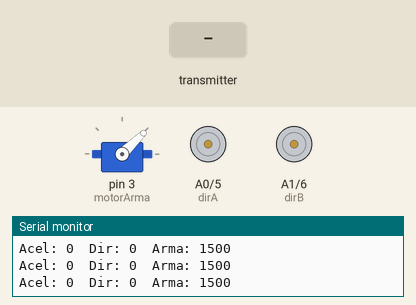
Simulated run of this sketch. Board: Arduino Leonardo, built with avr-gcc and run on an emulated ATmega32U4. Shown: servo, direction and speed pins drawn as motors (green arrow = direction pin HIGH = forward, orange = LOW = backward, longer = more drive), the last lines printed to the serial monitor. The inputs (shaded band) are chosen by the test bench.

Above: at 1.4 s.
1.5 s: the transmitter starts sending readChannel.2 = 1000
3.0 s: the transmitter starts sending readChannel.3 = 2000
At 4.2 s:
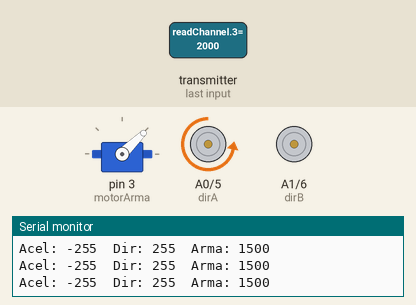
4.5 s: the transmitter starts sending readChannel.4 = 2000
At 5.7 s:
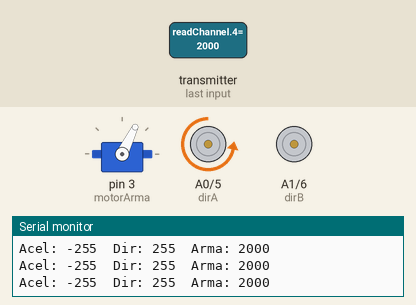
6.0 s: the transmitter starts sending readChannel.3 = 1000
At 6.5 s:
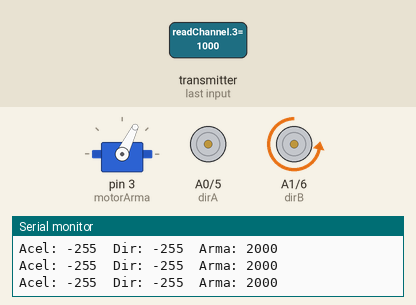
7.6 s: the transmitter starts sending readChannel.3 = 1250
At 8.9 s:
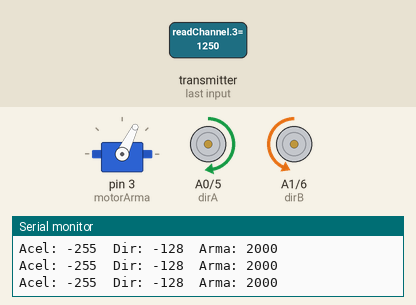
10.6 s: the transmitter starts sending readChannel.3 = 1500
At 11.0 s:
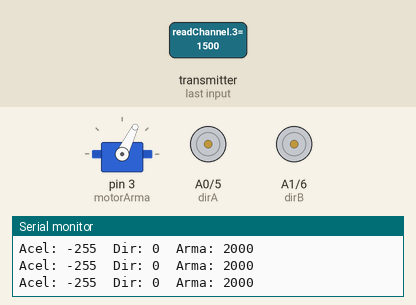
Timing chart, 0 to 15.1 s (numbered marks = the images above; inputs shaded):
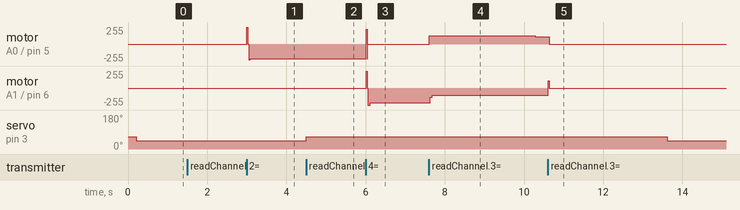

The sketch:

programa_robo.ino
```cpp
#include <IBusBM.h>
#include <Servo.h>

IBusBM IBus;

unsigned long lastChangeTime = 0;
bool failsafe = false;

int last_acel = 0;
int last_dir = 0;
int last_arma = 0;

int tempoFailSafe = 3000;

Servo esc;
const int motorArma = 3;
const int velocidadeMinima = 1000;

// Motor A
int pwmA = 5;
int dirA = A0;

// Motor B
int pwmB = 6;
int dirB = A1;

void ativaArma(int velocidadeArma = velocidadeMinima);
void desativaArma();

void moverFrente(int velocidade);
void moverTras(int velocidade);
void virarEsquerda(int velocidade);
void virarDireita(int velocidade);
void parar();

void setup() {
  Serial.begin(115200);

  pinMode(pwmA, OUTPUT);
  pinMode(dirA, OUTPUT);

  pinMode(pwmB, OUTPUT);
  pinMode(dirB, OUTPUT);

  parar();
  esc.attach(motorArma);
  esc.writeMicroseconds(1200);
  delay(200);
  esc.writeMicroseconds(0);

  IBus.begin(Serial1);
  Serial.println("Inicializacao completa");
  parar();
  lastChangeTime = millis();
}

// Mapeia canal iBUS (1000-2000) para valor entre -255 e 255 com zona morta
int mapChannelToPWM(uint16_t val) {
  int pwm = map(val, 1000, 2000, -255, 255);
  if (abs(pwm) < 20) pwm = 0;  // zona morta
  pwm = pwm > 255 ? 255 : pwm;
  return pwm;
}

void loop() {
  parar();
  IBus.loop();

  int acel = mapChannelToPWM(IBus.readChannel(2));  // aceleração -255 a 255
  int dir = mapChannelToPWM(IBus.readChannel(3));   // direção -255 a 255
  uint16_t canalArma = IBus.readChannel(4);

  if (acel < -300) {
    parar();
    return;
  }


  //**************************** FAIL SAFE ****************************************
  // Verifica se houve alguma mudança
  if (acel != last_acel || dir != last_dir || canalArma != last_arma) {
    last_acel = acel;
    last_dir = dir;
    last_arma = canalArma;
    lastChangeTime = millis();
    failsafe = false;
  } else {
    // Se nada mudou em 500 ms → FAILSAFE
    if (millis() - lastChangeTime > tempoFailSafe) {
      failsafe = true;
    }
  }

  // Fail-safe ativo → parar tudo
  if (failsafe) {
    parar();
    desativaArma();
    Serial.println("⚠️ FAILSAFE — sem sinal!");
    delay(50);
    return;
  }
  // ****************************************************************


  //Positivar a velocidade
  int velocidade = acel < 0 ? acel * -1 : acel;

  if (dir < -30) {
    velocidade = dir < 0 ? dir * -1 : dir;
    virarEsquerda(velocidade);
  } else if (dir > 30) {
    velocidade = dir < 0 ? dir * -1 : dir;
    virarDireita(velocidade);
  } else if (acel > 10) {
    moverFrente(velocidade);
  } else if (acel < -10) {  // garante os limites
    moverTras(velocidade);
  } else {
    parar();
  }

  // Controle da arma no canal 3 (index 2)

  if (canalArma > 1500) {
    ativaArma(1200);
  } else {
    desativaArma();
  }


  // Controle da arma no canal 7 servo Virar o robo
  uint16_t canalServo = IBus.readChannel(6);
  //Serial.print("Canal servo: ");
  //Serial.println(canalServo);
  if (canalServo > 2005) {
    //ativaArma(1200);
  } else {
    //desativaArma();
  }


  Serial.print("Acel: ");
  Serial.print(acel);
  Serial.print("\tDir: ");
  Serial.print(dir);
  Serial.print("\tArma: ");
  Serial.println(canalArma);

  delay(10);
}
```

funcoes_esc.ino
```cpp
void ativaArma(int velocidadeArma = velocidadeMinima) {
  esc.writeMicroseconds(velocidadeArma);
}

void desativaArma() {
  esc.writeMicroseconds(velocidadeMinima);
}


/*

#include <Servo.h>

Servo esc;
String inputString = "";
int pwm = 1000;


void setup() {
  Serial.begin(9600);
  delay(1000);
  Serial.println("Inicio");
  esc.attach(9);                // Substitua com o pino de controle usado
  esc.writeMicroseconds(1200);  // Envia sinal MÁXIMO (Throttle Máximo)
  delay(150);                  // Tempo para você ligar a bateria            // Aguarda calibração
  esc.writeMicroseconds(0);
  // Agora o ESC está calibrado
}


void loop() {
  // Se tiver dados disponíveis na serial
  if (Serial.available()) {
    char c = Serial.read();

    // Se for Enter, processa o comando
    if (c == '\n' || c == '\r') {
      pwm = inputString.toInt();

      // Verifica se está dentro do intervalo válido
      if (pwm >= 1000 && pwm <= 2000) {
        esc.writeMicroseconds(pwm);
        Serial.print("Enviado: ");
        Serial.println(pwm);
      } else {
        Serial.println("Valor inválido (use 1000–2000)");
      }

      inputString = ""; // Limpa o buffer
    } else {
      inputString += c;
    }
  }

  // Mantém o sinal sendo enviado
  esc.writeMicroseconds(pwm);
  delay(20);
}

*/
```

funcoes_motores.ino
```cpp
// Funções de movimento
void moverFrente(int velocidade) {
  digitalWrite(dirA, LOW);
  digitalWrite(dirB, LOW);
  analogWrite(pwmA, velocidade);
  analogWrite(pwmB, velocidade);
}

void moverTras(int velocidade) {
  velocidade = 255 - constrain(velocidade, 0, 255);  // inverte
  digitalWrite(dirA, HIGH);
  digitalWrite(dirB, HIGH);
  analogWrite(pwmA, velocidade);
  analogWrite(pwmB, velocidade);
}

void virarEsquerda(int velocidade) {
  digitalWrite(dirA, HIGH);
  digitalWrite(dirB, LOW);
  analogWrite(pwmB, velocidade);
  velocidade = 255 - constrain(velocidade, 0, 255);  // inverte
  analogWrite(pwmA, velocidade);
}

void virarDireita(int velocidade) {
  digitalWrite(dirA, LOW);
  digitalWrite(dirB, HIGH);
  analogWrite(pwmA, velocidade);
  velocidade = 255 - constrain(velocidade, 0, 255);  // inverte
  analogWrite(pwmB, velocidade);
}

void parar() {
  digitalWrite(dirB, LOW);
  analogWrite(pwmB, 0);
  analogWrite(pwmA, 0);
  digitalWrite(dirA, LOW);
}
```

Measured:
- after the input at 3.0 s, motor on A0 (dirA) / pin 5 (pwmA): stopped → backward 222/255 at once
- after the input at 4.5 s, servo on pin 3 (motorArma): 44° → 64° at once
- after the input at 6.0 s, motor on A1 (dirB) / pin 6 (pwmB): stopped → backward 255/255 at once, → backward 221/255 0.10 s later; servo on pin 3 (motorArma): stays 64° (without the input it goes to 44° after 1.5 s)
- after the input at 7.6 s, motor on A0 (dirA) / pin 5 (pwmA): stopped → forward 127/255 at once, → forward 109/255 2.7 s later; servo on pin 3 (motorArma): stays 64° (without the input it goes to 44° after 1.4 s)
- after the input at 10.6 s, motor on A1 (dirB) / pin 6 (pwmB): backward 111/255 → stopped at once; servo on pin 3 (motorArma): 64° → 44° after 3.0 s instead of 0.01 s
